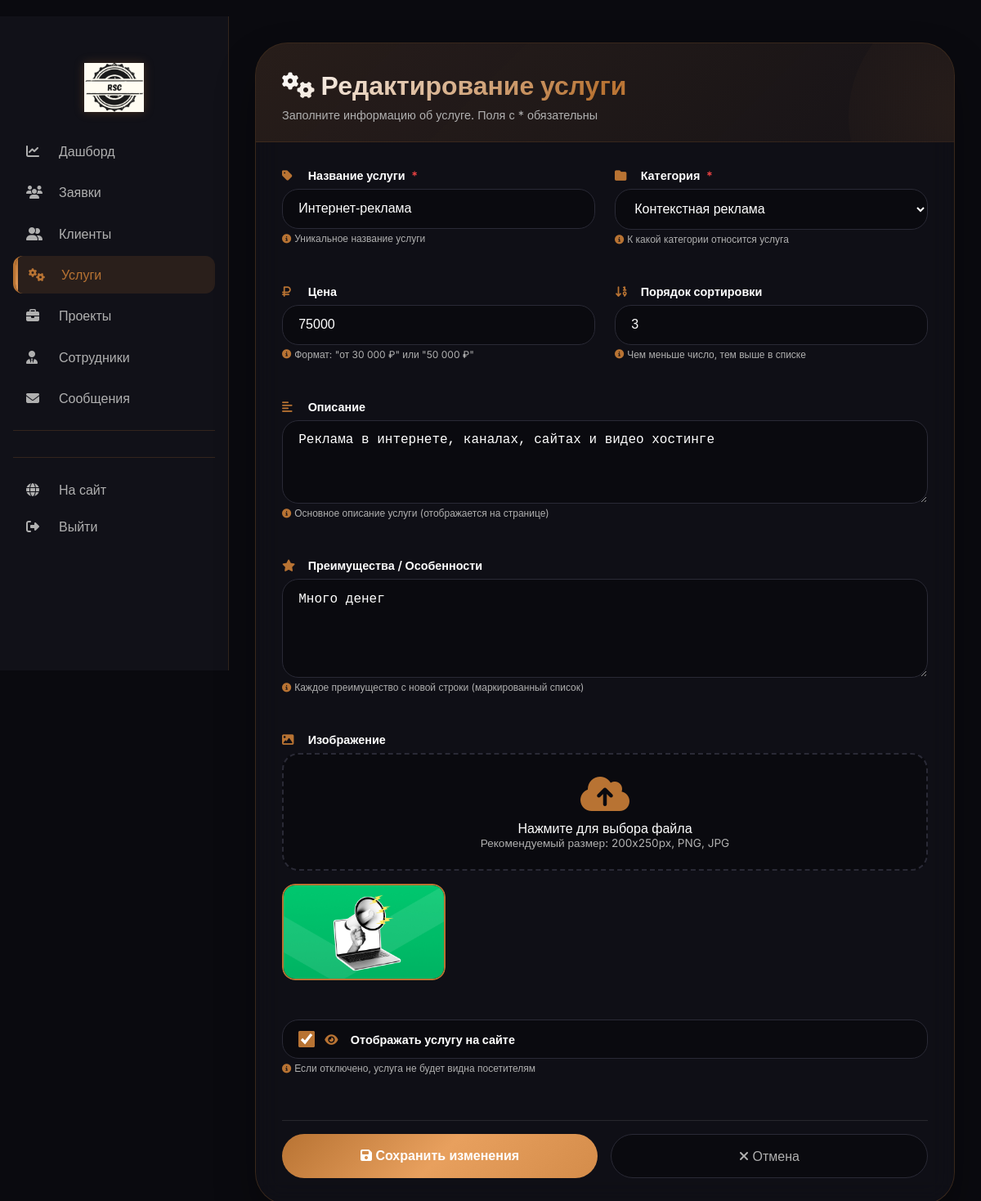
/leads/admin/services/1/edit/ (signed in), run on the app's committed database.
### leads/models.py (models this page shows, shortened)
class Service(models.Model):
    CATEGORY_CHOICES = [
        ('ads', 'Контекстная реклама'),
        ('target', 'Таргетинг'),
        ('seo', 'SEO'),
        ('smm', 'SMM'),
        ('dev', 'Разработка'),
        ('design', 'Дизайн'),
    ]
    name = models.CharField(max_length=200)
    category = models.CharField(max_length=20, choices=CATEGORY_CHOICES)
    price = models.CharField(max_length=100, blank=True)
    description = models.TextField(blank=True)
    is_active = models.BooleanField(default=True)
    order = models.IntegerField(default=0)
    image = models.ImageField(upload_to='services/', blank=True, null=True)
    features = models.TextField(blank=True)
    created_at = models.DateTimeField(auto_now_add=True)
    updated_at = models.DateTimeField(auto_now=True)
    created_by = models.ForeignKey('AdminUser', on_delete=models.SET_NULL, null=True, blank=True, verbose_name="Кто создал")
    class Meta:
        db_table = 'services'
        verbose_name = "Услуга"
        verbose_name_plural = "Услуги"

### leads/decorators.py (the view)
        def wrapper(request, *args, **kwargs):
            if not request.user.is_authenticated:
                messages.error(request, 'Необходимо войти в систему')
                return redirect('login')
            if not request.user.is_staff:
                messages.error(request, 'У вас нет доступа к этой странице')
                return redirect('index')
            try:
                admin_user = request.user.admin_profile
                user_permissions = admin_user.permissions
            except AdminUser.DoesNotExist:
                messages.error(request, 'Ошибка: профиль сотрудника не найден')
                return redirect('index')
            if user_permissions == 'full':
                return view_func(request, *args, **kwargs)
            if user_permissions not in allowed_permissions:
                messages.error(request, 'У вас недостаточно прав для выполнения этого действия')
                return redirect('admin_dashboard')
            return view_func(request, *args, **kwargs)

### leads/views/admin_services.py (called while the page is built, shortened)
@permission_required(['full'])
def admin_service_edit(request, service_id):
    service = get_object_or_404(Service, id=service_id)
    return render(request, 'admin_panel/services/form.html', {
        'service': service,
        'title': 'Редактирование услуги'
    })

### templates/admin_panel/services/form.html (shortened to what this page needs)
﻿{% extends 'admin_panel/base.html' %}
{% load static %}
{% block extra_css %}
<link rel="stylesheet" href="{% static 'css/admin_panel/services/form.css' %}">
{% endblock %}
{% block content %}
<div class="form-container">
    <div class="form-card">
        <div class="form-header">
            <h2><i class="fas fa-cogs"></i> {{ title }}</h2>
            <p>Заполните информацию об услуге. Поля с <span class="required">*</span> обязательны</p>
        </div>
        <div class="form-body">
            <form method="post" enctype="multipart/form-data" id="serviceForm">
                <div class="form-grid">
                    <div class="form-group">
                        <label><i class="fas fa-tag"></i> Название услуги <span class="required">*</span></label>
                        <input type="text" name="name" id="name" value="{{ service.name|default:'' }}" placeholder="Пример: Комплексная реклама" required>
                        <div class="field-hint"><i class="fas fa-info-circle"></i> Уникальное название услуги</div>
                    </div>
                    <div class="form-group">
                        <label><i class="fas fa-folder"></i> Категория <span class="required">*</span></label>
                        <select name="category" id="category" required>
                            <option value="ads" {% if service.category == 'ads' %}selected{% endif %}>Контекстная реклама</option>
                        </select>
                        <div class="field-hint"><i class="fas fa-info-circle"></i> К какой категории относится услуга</div>
                    </div>
                    <div class="form-group">
                        <label><i class="fas fa-ruble-sign"></i> Цена</label>
                        <input type="text" name="price" id="price" value="{{ service.price|default:'' }}" placeholder="Пример: от 30 000 ₽ или 50 000 ₽">
                        <div class="field-hint"><i class="fas fa-info-circle"></i> Формат: "от 30 000 ₽" или "50 000 ₽"</div>
                    </div>
                    <div class="form-group">
                        <label><i class="fas fa-sort-numeric-down"></i> Порядок сортировки</label>
                        <input type="number" name="order" id="order" value="{{ service.order|default:0 }}" min="0" step="1">
                        <div class="field-hint"><i class="fas fa-info-circle"></i> Чем меньше число, тем выше в списке</div>
                    </div>
                    <div class="form-group full-width">
                        <label><i class="fas fa-align-left"></i> Описание</label>
                        <textarea name="description" id="description" rows="4" placeholder="Подробное описание услуги...">{{ service.description|default:'' }}</textarea>
                        <div class="field-hint"><i class="fas fa-info-circle"></i> Основное описание услуги (отображается на странице)</div>
                    </div>
                    <div class="form-group full-width">
                        <label><i class="fas fa-star"></i> Преимущества / Особенности</label>
                        <textarea name="features" id="features" rows="5" placeholder="Каждое преимущество с новой строки&#10;Например:&#10;- Индивидуальный подход&#10;- Гибкие цены&#10;- Опытная команда">{{ service.features|default:'' }}</textarea>
                        <div class="field-hint"><i class="fas fa-info-circle"></i> Каждое преимущество с новой строки (маркированный список)</div>
                    </div>
                    <div class="form-group full-width">
                        <label><i class="fas fa-image"></i> Изображение</label>
                        <div class="image-upload" onclick="document.getElementById('imageInput').click()">
                            <i class="fas fa-cloud-upload-alt"></i>
                            <div>Нажмите для выбора файла</div>
                            <div class="upload-text">Рекомендуемый размер: 200x250px, PNG, JPG</div>
                        </div>
                        <div id="imagePreview" class="image-preview" {% if service.image %}style="display: block;"{% endif %}>
                            {% if service.image %}<img src="{{ service.image.url }}" alt="Preview">{% else %}<img src="" alt="Preview">{% endif %}
                        </div>
                    </div>
                    <div class="form-group full-width">
                        <div class="checkbox-group">
                            <input type="checkbox" name="is_active" id="is_active" {% if service.is_active or not service %}checked{% endif %}>
                            <label for="is_active"><i class="fas fa-eye"></i> Отображать услугу на сайте</label>
                        </div>
                        <div class="field-hint"><i class="fas fa-info-circle"></i> Если отключено, услуга не будет видна посетителям</div>
                    </div>
                </div>
                <div class="form-actions">
                    <button type="submit" class="btn-submit"><i class="fas fa-save"></i> {% if service %}Сохранить изменения{% else %}Создать услугу{% endif %}</button>
                    <a href="{% url 'admin_services' %}" class="btn-cancel"><i class="fas fa-times"></i> Отмена</a>
                </div>
            </form>
        </div>
    </div>
</div>
{% endblock %}

### static/css/admin_panel/base.css (style rules this page uses)
* { margin: 0; padding: 0; box-sizing: border-box; }
body { background: #0a0a0f; color: #ffffff; font-family: 'Inter', sans-serif; }

### static/css/admin_panel/services/form.css (style rules this page uses)
.form-container { max-width: 1000px; margin: 0 auto; animation: fadeInUp 0.5s ease; }
.form-card { background: rgba(17, 17, 24, 0.8); backdrop-filter: blur(16px); border-radius: 40px; border: 1px solid rgba(184,115,51,0.25); overflow: hidden; box-shadow: 0 25px 50px rgba(0,0,0,0.3); transition: transform 0.3s; }
.form-header { background: linear-gradient(135deg, rgba(184,115,51,0.15), rgba(184,115,51,0.05)); padding: 2rem 2rem 1.5rem; border-bottom: 1px solid rgba(184,115,51,0.15); position: relative; overflow: hidden; }
.form-header::before { content: ''; position: absolute; top: -50%; right: -20%; width: 300px; height: 300px; background: radial-gradient(circle, rgba(184,115,51,0.1), transparent); border-radius: 50%; animation: rotate 20s linear infinite; }
.form-header h2 { font-size: 2rem; font-weight: 700; background: linear-gradient(135deg, #fff, var(--accent), var(--accent-light)); -webkit-background-clip: text; background-clip: text; color: transparent; margin-bottom: 0.5rem; position: relative; }
.form-header p { color: var(--text-secondary); font-size: 0.9rem; position: relative; }
.form-body { padding: 2rem; }
.form-grid { display: grid; grid-template-columns: 1fr 1fr; gap: 1.5rem; }
.form-group { margin-bottom: 1.5rem; animation: slideInRight 0.4s ease backwards; }
.form-group:nth-child(odd) { animation-name: slideInLeft; }
.form-group.full-width { grid-column: span 2; }
.form-group label { display: block; margin-bottom: 0.5rem; font-weight: 600; color: #fff; font-size: 0.9rem; }
.form-group label .required { color: #ef4444; margin-left: 4px; }
.form-group label i { color: var(--accent); margin-right: 8px; width: 20px; }
.form-group input, .form-group select, .form-group textarea { width: 100%; padding: 0.9rem 1.2rem; background: #0a0a0f; border: 1px solid #2a2a36; border-radius: 20px; color: #ffffff; font-size: 1rem; transition: all 0.3s; }
.form-group textarea { resize: vertical; min-height: 100px; }
.checkbox-group { display: flex; align-items: center; gap: 12px; padding: 0.8rem 1.2rem; background: #0a0a0f; border: 1px solid #2a2a36; border-radius: 20px; cursor: pointer; transition: all 0.3s; }
.checkbox-group input { width: 20px; height: 20px; cursor: pointer; accent-color: var(--accent); }
.checkbox-group label { margin: 0; cursor: pointer; flex: 1; }
.image-upload { border: 2px dashed #2a2a36; border-radius: 20px; padding: 1.5rem; text-align: center; cursor: pointer; transition: all 0.3s; background: #0a0a0f; }
.image-upload i { font-size: 3rem; color: var(--accent); margin-bottom: 0.5rem; }
.image-upload .upload-text { color: var(--text-secondary); font-size: 0.85rem; }
.image-preview { margin-top: 1rem; max-width: 200px; border-radius: 16px; overflow: hidden; display: none; }
.image-preview img { width: 100%; height: auto; border-radius: 16px; border: 2px solid var(--accent); }
.form-actions { display: flex; gap: 1rem; margin-top: 2rem; padding-top: 1rem; border-top: 1px solid rgba(255,255,255,0.1); }
.btn-submit { flex: 1; padding: 1rem; background: var(--gradient-gold); border: none; border-radius: 40px; color: white; font-size: 1rem; font-weight: 600; cursor: pointer; transition: all 0.3s; }
.btn-cancel { flex: 1; padding: 1rem; background: #0a0a0f; border: 1px solid #2a2a36; border-radius: 40px; color: var(--text-secondary); text-align: center; text-decoration: none; transition: all 0.3s; }
.field-hint { font-size: 0.75rem; color: var(--text-secondary); margin-top: 0.25rem; display: flex; align-items: center; gap: 4px; }
.field-hint i { font-size: 0.7rem; color: var(--accent); }

### data on the page
Service: name "Интернет-реклама", category "Контекстная реклама", price "75000", order "3", description "Реклама в интернете, каналах, сайтах и видео хостинге", features "Много денег", image (picture), is_active "☑"
